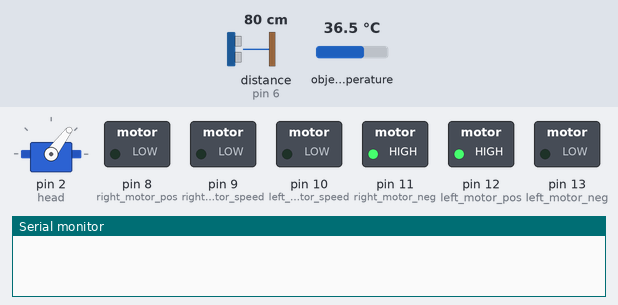
Bench run of a sketch on a simulated Arduino Uno, built with avr-gcc and run on an emulated ATmega328P. Parts: servo, switched loads named in the sketch (green lamp = pin HIGH), the last lines printed to the serial monitor. Wiring (inferred from the names in the program): ultrasonic range finder: trigger pin 5; echo pin 6. The inputs (shaded band) are chosen by the test bench; at power-on: distance to the obstacle (sensor on pin 6) 80 cm, object temperature 36.5 °C. The echo pulse lasts 58.3 µs per cm; pins used as bus, display or sensor lines are not drawn.

Above: at 5.4 s.
5.5 s: distance to the obstacle (sensor on pin 6) set to 51 cm
At 7.2 s:
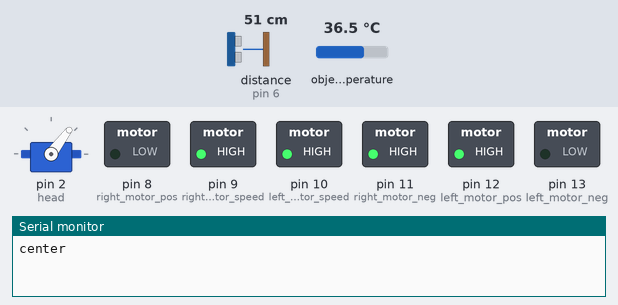
7.5 s: distance to the obstacle (sensor on pin 6) set to 43 cm
At 8.3 s:
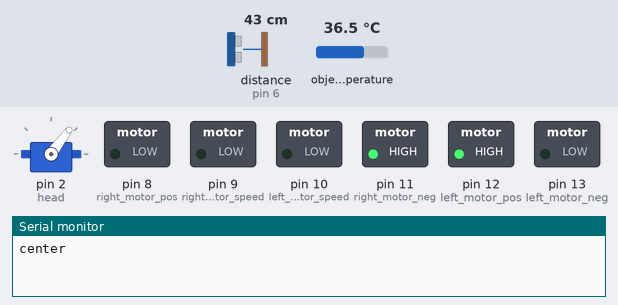
Timing chart, 0 to 10.5 s (numbered marks = the images above; inputs shaded):
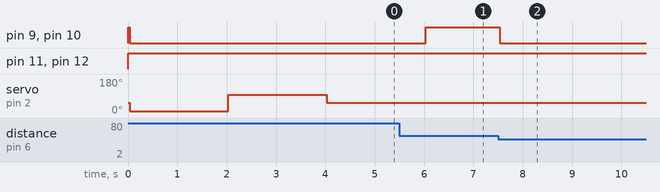

Measured:
- the behaviour switches between 46 and 45 cm on distance to the obstacle (sensor on pin 6) (found by bisection; images 1 and 2)
- after the input at 7.5 s, pin 9 (right_motor_speed), pin 10 (left_motor_speed): HIGH → LOW at once

The sketch:

optimized_full_code.ino
```cpp
//Head Servo Initlization

#include <Servo.h>

Servo head;

//Heat Sensor Initialization

/*********************************************************
MLX90614 ------------- Arduino
  VDD ------------------ 3.3V
  VSS ------------------ GND
  SDA ------------------ SDA
  SCL ------------------ SCL

*********************************************************/

#include <Wire.h> // I2C library, required for MLX90614
#include <SparkFunMLX90614.h> // SparkFunMLX90614 Arduino library

IRTherm therm; // Create an IRTherm object to interact with throughout
int temp, heat_direction;


//Drive Servos Initialization

/*********************************************************
Pin 9 sets the enable and speed of shield outputs 1 & 2
Pin 8 from Uno controls the state of shield output 1
Pin 11 from Uno controls the state of shield output 2

Pin 10 sets the enable and speed of shield outputs 3 & 4
Pin 12 from Uno controls the state of shield output 3
Pin 13 from Uno controls the state of shiled output 4
**********************************************************/

int right_motor_speed = 9; // pin 9 --- motor speed signal
int right_motor_pos = 8; // pin 8 --- motor (+) white wire
int right_motor_neg = 11; // pin 11 --- motor (-) black wire

int left_motor_speed = 10; // pin 10 --- motor speed signal
int left_motor_pos = 12; // pin 12 --- motor (+) white wire
int left_motor_neg = 13; // pin 13 --- motor (-) black wire


//Distance Sensor Initialization

#define trigPin 5
#define echoPin 6

long duration, cm, inches;
int distance;


//Main Program
void setup() {
  Serial.begin(9600);

  head.attach(2); //attach head to pin 2
  head.write(53); //Center Head

  therm.begin(); //initialize thermal IR sensor
  therm.setUnit(TEMP_F); //set units to fahrenheit

  //set motor pins and set as outputs
  pinMode(left_motor_pos, OUTPUT);
  pinMode(left_motor_neg, OUTPUT);
  pinMode(left_motor_speed, OUTPUT);
  pinMode(right_motor_pos, OUTPUT);
  pinMode(right_motor_neg, OUTPUT);
  pinMode(right_motor_speed, OUTPUT);

  //set distance sensor pins
  pinMode(trigPin, OUTPUT);
  pinMode(echoPin, INPUT);

}

void loop(){

  go_forward(); //move forward
  do { //do while outside minimum range and no heat sensed, take readings on both every 25 millis
    distance = distance_read();
    temp = temp_read();
    delay(25);
  } while (distance >= 45 and temp < 75);

  //above loop broken, set motor speed to zero
  analogWrite(left_motor_speed,0);
  analogWrite(right_motor_speed,0);

  if (distance < 45 and temp < 75) { //if below temperature threshold and we are too close
    go_backward(500); //back up for 500 millis
    turn_right(500); //turn right for 500 millis
  } else if (temp >= 75){ //if the temperature is above threshold
    heat_direction = heat_search(); //find direction of temperature
    if (heat_direction == 1) { //if to the left
       turn_left(200); //turn left for 200 millis
       delay(300); //delay for 300 millis
    } else if (heat_direction == 2) { //if to the right
       turn_right(200); //turn right for 200 millis
       delay(300); //delay for 300 millis
    }
    human_in_sight(); //call function
  }
}

void go_forward() {
  analogWrite(left_motor_speed,255);
  analogWrite(right_motor_speed,255);
  digitalWrite(left_motor_neg,LOW);
  digitalWrite(right_motor_pos,LOW);
  digitalWrite(left_motor_pos,HIGH);
  digitalWrite(right_motor_neg,HIGH);
}

void go_backward(int duration){
  analogWrite(left_motor_speed,255);
  analogWrite(right_motor_speed,255);
  digitalWrite(left_motor_pos,LOW);
  digitalWrite(right_motor_neg,LOW);
  digitalWrite(left_motor_neg,HIGH);
  digitalWrite(right_motor_pos,HIGH);
  delay(duration);
}

void turn_right(int duration){
  analogWrite(left_motor_speed,255);
  analogWrite(right_motor_speed,255);
  digitalWrite(right_motor_neg,LOW);
  digitalWrite(left_motor_neg,LOW);
  digitalWrite(right_motor_pos,HIGH);
  digitalWrite(left_motor_pos,HIGH);
  delay(duration);
}

void turn_left(int duration) {
  analogWrite(left_motor_speed,255);
  analogWrite(right_motor_speed,255);
  digitalWrite(right_motor_pos,LOW);
  digitalWrite(left_motor_pos,LOW);
  digitalWrite(right_motor_neg,HIGH);
  digitalWrite(left_motor_neg,HIGH);
  delay(duration);
}

long distance_read() {

  digitalWrite(trigPin, LOW);
  delayMicroseconds(5);
  digitalWrite(trigPin, HIGH);
  delayMicroseconds(10);
  digitalWrite(trigPin, LOW);

  pinMode(echoPin, INPUT);
  duration = pulseIn(echoPin, HIGH);

  cm = (duration/2) /29.1;

  if (cm == 5 or cm > 3000) {//if erroneous output given, recall the function until corrected
    distance_read();
  }
  else {
    return(cm);
  }
}

long temp_read()
{
  if (therm.read()) //if success
  {
    return(therm.object()); //return object temp
  }
}

long heat_search(){
  float right_temp, left_temp, center_temp;

  head.write(10); //look right
  delay(2000);
  right_temp = temp_read(); //take temp

  head.write(96); //look left
  delay(2000);
  left_temp = temp_read(); //take temp

  head.write(53); //look center
  delay(2000);
  center_temp = temp_read(); //take temp

  if (left_temp < 75 and right_temp < 75 and center_temp < 75){
    return(0); /* nothing */
  } else if (left_temp > right_temp and left_temp > center_temp){
    Serial.println("left");
    return(1); /* left */
  } else if (right_temp > left_temp and right_temp > center_temp){
    Serial.println("right");
    return(2); /* right */
  } else {
    Serial.println("center");
    return(3); /* center */
  }
}

void human_in_sight() {
  temp = temp_read(); //retake temperature to try and rule out errors
  if (temp >= 75){ //if above threshold
    go_forward(); //move forward
    do { //do this until distance is below threshold or temperature is below threshold
      distance = distance_read();
      temp = temp_read();
      delay(25);
    } while (distance >= 45 and temp >= 75);

    //loop is broken from something changing
    if (distance < 45 and temp >= 75) { //if because distance is below threshold and temp is still above
      //stop
      analogWrite(left_motor_speed,0);
      analogWrite(right_motor_speed,0);
      do { //stay stopped until above threshold
        distance = distance_read();
        delay(25);
      } while (distance < 45);
    }
  }
}
```
